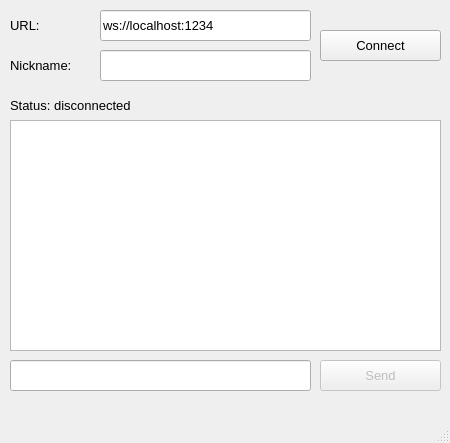
<?xml version="1.0" encoding="UTF-8"?>
<ui version="4.0">
 <class>MainWindow</class>
 <widget class="QMainWindow" name="MainWindow">
  <property name="geometry">
   <rect>
    <x>0</x>
    <y>0</y>
    <width>450</width>
    <height>443</height>
   </rect>
  </property>
  <property name="windowTitle">
   <string>Client</string>
  </property>
  <widget class="QWidget" name="centralwidget">
   <widget class="QPushButton" name="sendButton">
    <property name="enabled">
     <bool>false</bool>
    </property>
    <property name="geometry">
     <rect>
      <x>320</x>
      <y>360</y>
      <width>121</width>
      <height>31</height>
     </rect>
    </property>
    <property name="font">
     <font>
      <pointsize>10</pointsize>
     </font>
    </property>
    <property name="text">
     <string>Send</string>
    </property>
   </widget>
   <widget class="QPushButton" name="connectButton">
    <property name="geometry">
     <rect>
      <x>320</x>
      <y>30</y>
      <width>121</width>
      <height>31</height>
     </rect>
    </property>
    <property name="font">
     <font>
      <pointsize>10</pointsize>
     </font>
    </property>
    <property name="text">
     <string>Connect</string>
    </property>
   </widget>
   <widget class="QLineEdit" name="nicknameEdit">
    <property name="geometry">
     <rect>
      <x>100</x>
      <y>50</y>
      <width>211</width>
      <height>31</height>
     </rect>
    </property>
    <property name="font">
     <font>
      <pointsize>10</pointsize>
     </font>
    </property>
   </widget>
   <widget class="QLabel" name="nicknameLabel">
    <property name="geometry">
     <rect>
      <x>10</x>
      <y>50</y>
      <width>81</width>
      <height>31</height>
     </rect>
    </property>
    <property name="font">
     <font>
      <pointsize>10</pointsize>
     </font>
    </property>
    <property name="text">
     <string>Nickname:</string>
    </property>
   </widget>
   <widget class="QLabel" name="urlLabel">
    <property name="geometry">
     <rect>
      <x>10</x>
      <y>10</y>
      <width>91</width>
      <height>31</height>
     </rect>
    </property>
    <property name="font">
     <font>
      <pointsize>10</pointsize>
     </font>
    </property>
    <property name="text">
     <string>URL:</string>
    </property>
   </widget>
   <widget class="QLineEdit" name="urlEdit">
    <property name="geometry">
     <rect>
      <x>100</x>
      <y>10</y>
      <width>211</width>
      <height>31</height>
     </rect>
    </property>
    <property name="font">
     <font>
      <pointsize>10</pointsize>
     </font>
    </property>
    <property name="text">
     <string>ws://localhost:1234</string>
    </property>
   </widget>
   <widget class="QTextEdit" name="textEdit">
    <property name="geometry">
     <rect>
      <x>10</x>
      <y>120</y>
      <width>431</width>
      <height>231</height>
     </rect>
    </property>
    <property name="font">
     <font>
      <pointsize>10</pointsize>
     </font>
    </property>
    <property name="readOnly">
     <bool>true</bool>
    </property>
   </widget>
   <widget class="QLineEdit" name="messageEdit">
    <property name="geometry">
     <rect>
      <x>10</x>
      <y>360</y>
      <width>301</width>
      <height>31</height>
     </rect>
    </property>
    <property name="font">
     <font>
      <pointsize>10</pointsize>
     </font>
    </property>
   </widget>
   <widget class="QLabel" name="statusLabel">
    <property name="geometry">
     <rect>
      <x>10</x>
      <y>90</y>
      <width>431</width>
      <height>31</height>
     </rect>
    </property>
    <property name="font">
     <font>
      <pointsize>10</pointsize>
     </font>
    </property>
    <property name="text">
     <string>Status: disconnected</string>
    </property>
   </widget>
  </widget>
  <widget class="QMenuBar" name="menubar">
   <property name="geometry">
    <rect>
     <x>0</x>
     <y>0</y>
     <width>450</width>
     <height>26</height>
    </rect>
   </property>
  </widget>
  <widget class="QStatusBar" name="statusbar"/>
 </widget>
 <resources/>
 <connections/>
</ui>
